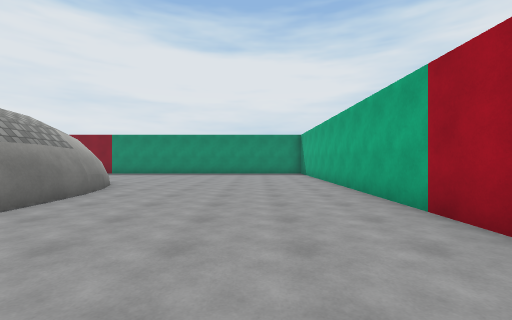
View 1 (above)

18 first-person views from a walk through a scene from a Unity 3-D project. The camera is 1.4 m above the floor, looks level and sees 90° across. The floor is counted in squares, 2 m on a side. Each view is taken from the middle of a square. On the plan, view 1 faces up. The plan holds only what a view shows up to about 9 squares ahead; the rest is blank. The player character is not drawn. Surface patterns are stand-ins for the level's own textures.

View 2
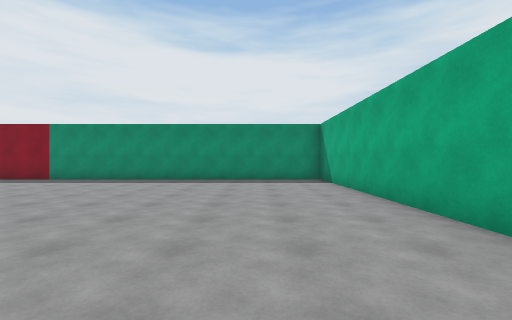

View 3
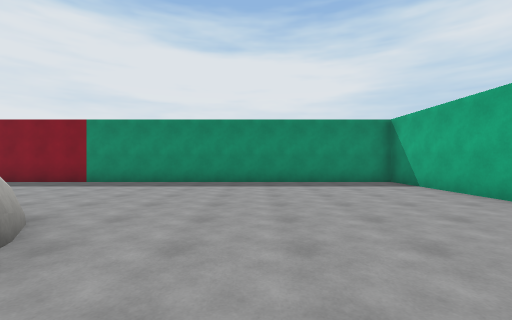

View 4
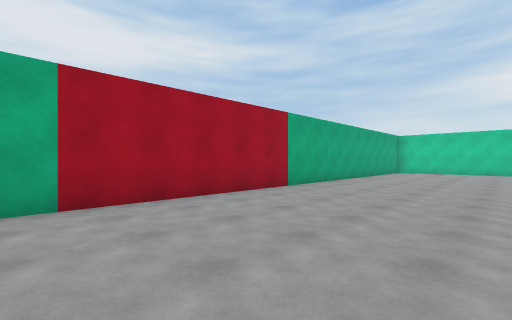

View 5
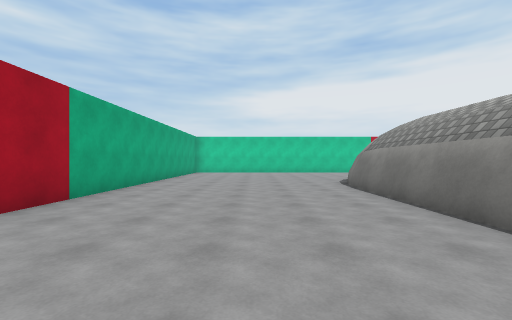

View 6
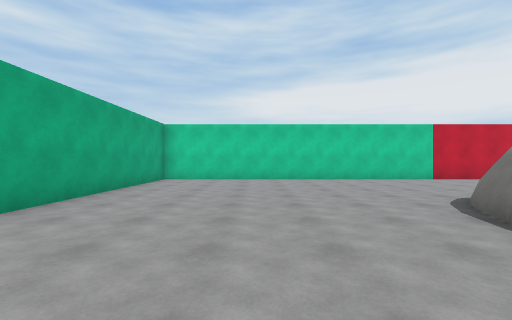

View 7
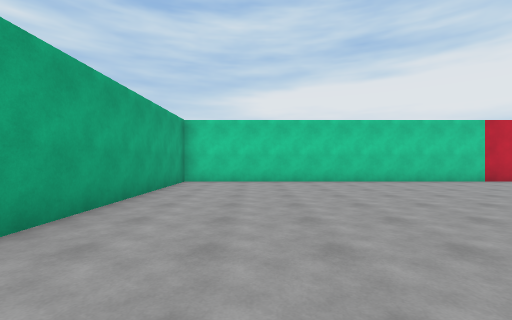

View 8
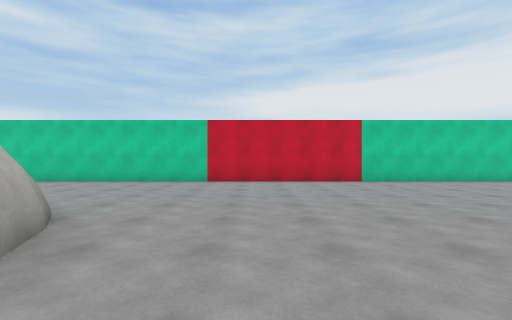

View 9
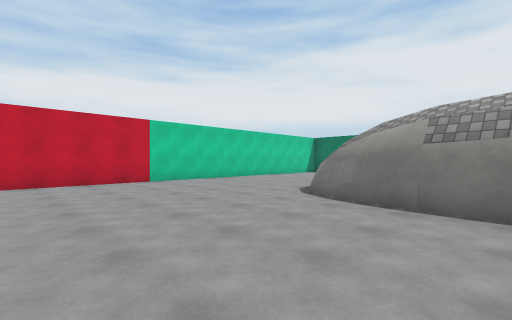

View 10
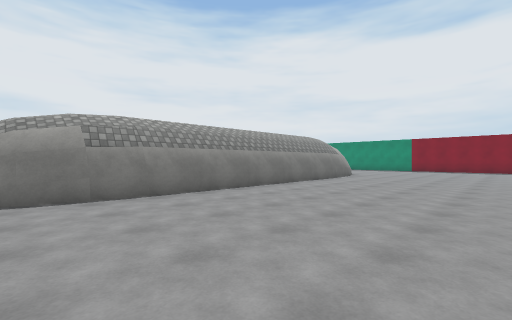

View 11
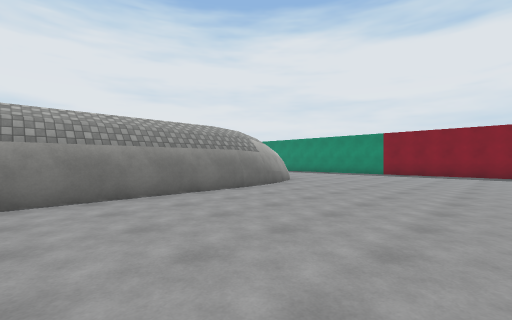

View 12
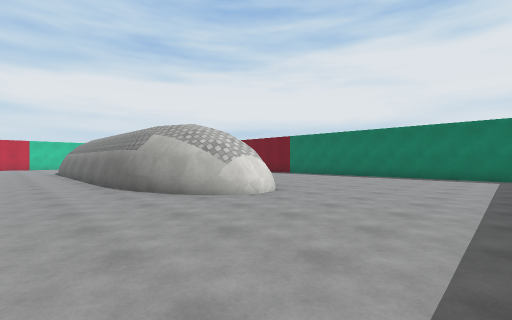

View 13
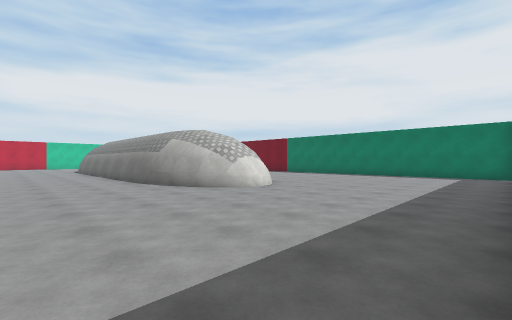

View 14
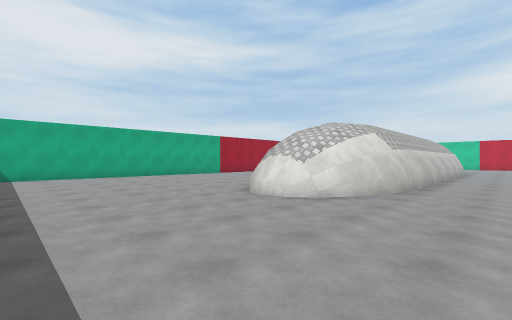

View 15
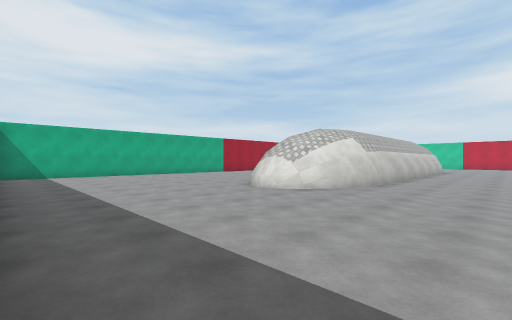

View 16
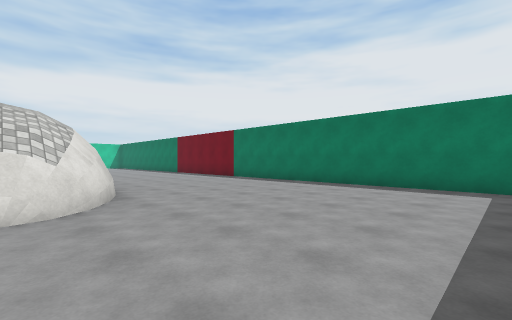

View 17
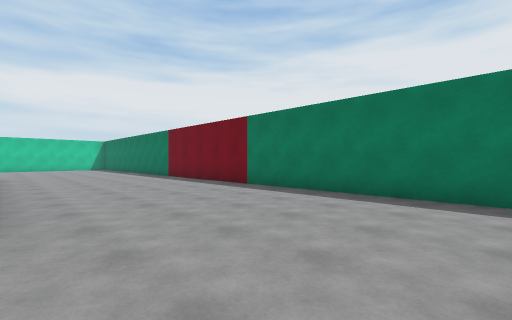

View 18
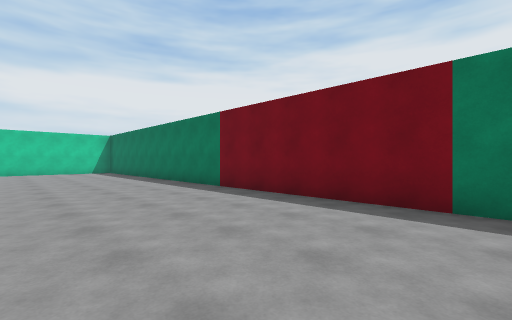

### Floor plan
Points are (right, up) in squares from view 1. A wall is a line through its corners. A room is listed if a view was taken in it or the views show most of it. See-through windows are left out.
Room 1 (views 1, 2, 3, 4, 5, 6, 7, 8, 9, 10, 11, 12, 13, 14, 15, 16, 17, 18)
walls: (-7.6, 0.8) (-7.3, 5.6); (-7.2, 1) (-7.2, 5.2); (-7.4, 5.5) (-7.1, 6.5); (-7.2, 5.4) (-6.9, 6.5); (-13, 5.5) (-13, -4); (-13.2, 5.5) (-13.2, -4); (-13, -3.8) (-13.2, -4.6); (-13.2, -3.9) (-13.5, -4.9); (-7.1, 6.3) (-6.7, 7.2); (-6.9, 6.4) (-6.4, 7.3); (-3.8, 0.4) (-3.8, -4); (-3.6, 0.5) (-3.6, -4); (-13.5, -4.8) (-14, -5.7); (-13.5, -4.8) (-13.9, -5.7) (-14.3, -6.2); (-6.8, 7.1) (-6.3, 7.8) (-5.5, 8.1) (-4.9, 7.8); (-6.7, 7.1) (-6, 7.8); (-13.7, 7.3) (-13.3, 6.4); (-6.8, -5.6) (-7.1, -4.8); (-13.5, -5.5) (-14.1, -6.2); (-6.6, -5.6) (-6.8, -5.1); (-14, 7.3) (-13.5, 6.4); (-6.5, -5.7) (-6.7, -5.3); (-13.9, 7.5) (-13.6, 7.1); (-3.8, 5.6) (-3.8, 3.6); (-6.3, 7.8) (-5.7, 8.1); (-14.3, 7.5) (-13.8, 7.1); (-3.6, 5.6) (-3.6, 3.5); (-3.8, -3.9) (-4, -4.9); (-3.6, -3.9) (-3.8, -4.9); (-4, 6.5) (-3.8, 5.4); (-5.8, 8) (-5.1, 7.9); (-3.8, 6.5) (-3.6, 5.5); (-16.4, 6.5) (-15.9, 7.2); (-16.5, 6.4) (-16.1, 7.2); (-4.1, -5.1) (-4.3, -5.5); (-4.2, -5.2) (-4.5, -5.7); (-3.8, -4.8) (-4.1, -5.6); (-15, 7.9) (-14.5, 7.9); (-5.4, 8.2) (-4.6, 7.8); (-16, 7.1) (-15.6, 7.6); (-4.2, 7.3) (-3.8, 6.4); (-16.2, 7.1) (-15.9, 7.5); (-15.3, 8.1) (-14.8, 8.2); (-15.6, 7.9) (-15, 8.2) (-14.4, 8); (-15.6, 7.9) (-15, 8.1); (-17.4, -11.3) (2.3, -11.3) (2.3, 13.2) (-10.2, 13.2); (-22.2, 13) (-22.2, -4.6)
low walls: (-6.4, 7.8) (-5.9, 8.1) (-5.2, 8.2) (-4.6, 7.8) (-4.2, 7.2); (-15, 8.1) (-14.5, 8)

Where each view was taken, in squares from view 1:
view 1: 0 up, 0 right, facing up
view 2: 4 up, 0 right, facing up
view 3: 5 up, 2 left, facing up
view 4: 4 up, 2 left, facing down-right
view 5: 3 up, 1 left, facing down
view 6: 2 down, 1 left, facing down
view 7: 3 down, 0 right, facing down
view 8: 3 down, 9 left, facing down
view 9: 3 down, 9 left, facing down-left
view 10: 5 down, 8 left, facing up-left
view 11: 0 up, 8 left, facing up-left
view 12: 12 up, 11 left, facing down-left
view 13: 13 up, 10 left, facing down-left
view 14: 12 up, 9 left, facing down-right
view 15: 13 up, 10 left, facing down-right
view 16: 12 up, 15 left, facing down-left
view 17: 9 up, 17 left, facing down-left
view 18: 4 up, 18 left, facing down-left
